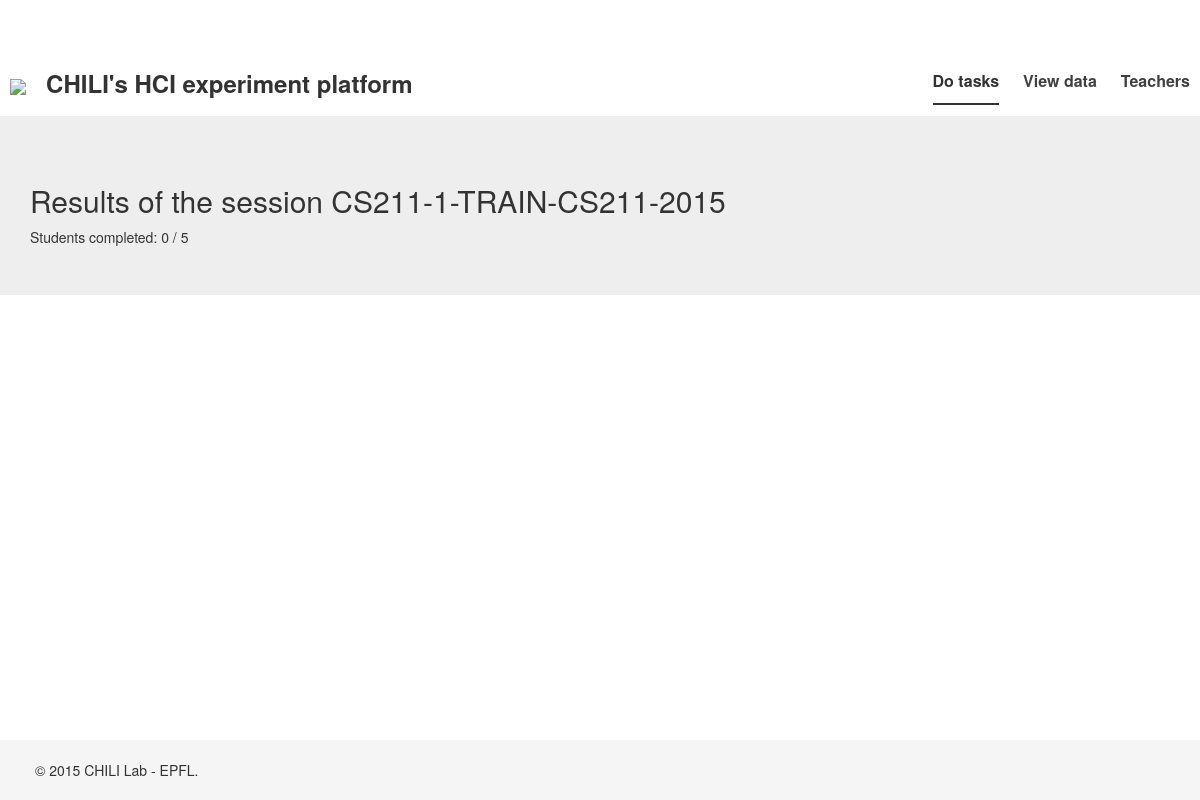
Before: /results/1/ (signed in) with the older database file.
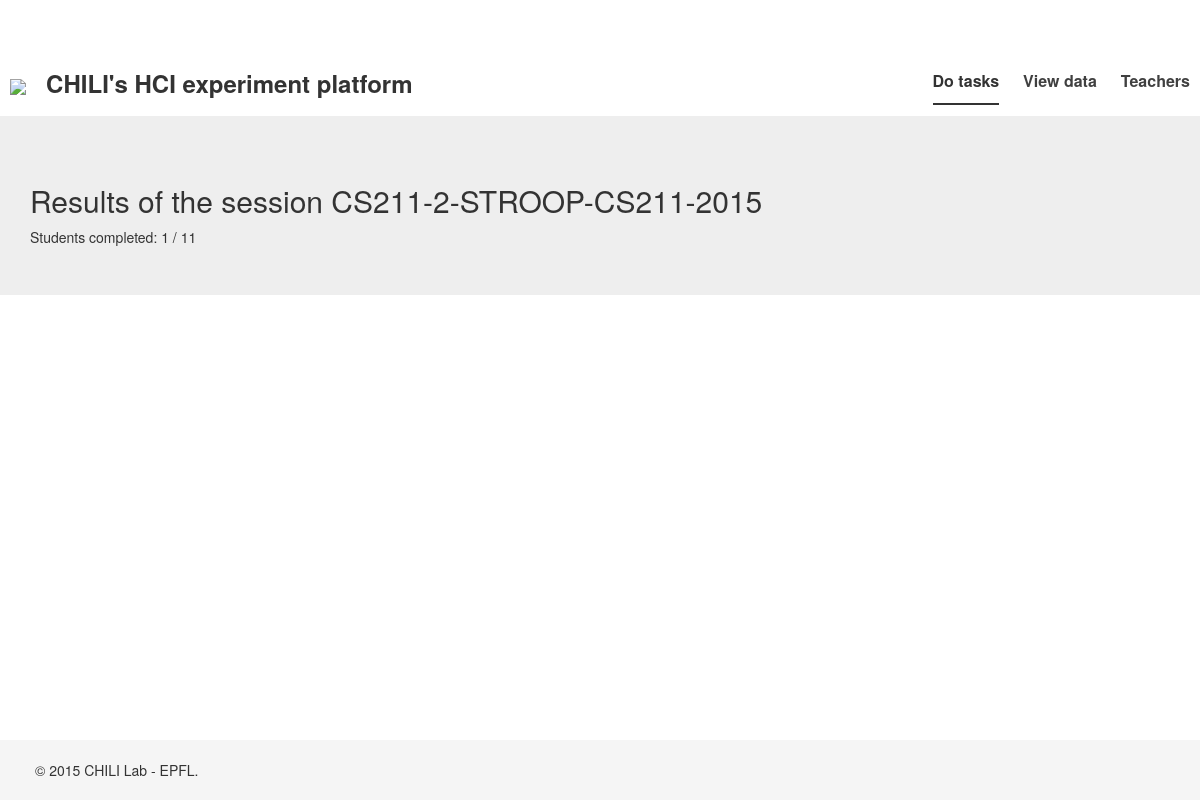
After: the same page with the newer database file.
### experiment/models.py (models this page shows, shortened)
class Session(models.Model):
    experiment = models.ForeignKey(Experiment)
    course = models.ForeignKey(Course)
    time = models.TimeField(auto_now_add=True)
    closed = models.BooleanField()
    def __str__(self):
        return self.experiment.slug.__str__() + "-" + self.course.__str__()
    def num_students(self):
        return self.user_set.all().count()
    def num_students_completed(self):
        return self.user_set.filter(completed=1).count()

class Experiment(models.Model):
    slug = models.CharField(max_length=50)
    name = models.CharField(max_length=50)

class Course(models.Model):
    slug = models.CharField(max_length=50)
    name = models.CharField(max_length=50)
    def __str__(self):
        return self.name.__str__()

### analytics/views.py (the view)
# urls.py: url(r'^results/(?P<id>\d+)/$', login_required(ResultsView.as_view()), name='results'),
class ResultsView(TemplateView):
    def get(self, request, *args, **kwargs):
        session = Session.objects.get(id = kwargs['id'])
        results = Result.objects.filter(user__in = session.user_set.all())
        ep = EXPERIMENT_CLASSES[session.experiment.slug]()
        processed_results = ep.process_results(results)
        context = {"results": processed_results, "session": session}
        return render(request, "analytics/generic.html", context)

### templates/analytics/generic.html (shortened to what this page needs)
{% extends "base.html" %}
{% load staticfiles %}
{% block content %}
    <div class="jumbotron">
      <div class="container">
	<h2>Results of the session {{ session }}</h2>
	Students completed: {{ session.num_students_completed }} / {{ session.num_students }}
      </div>
    </div>
{% endblock %}

Changed rows visible on the page:
changed Session: experiment+course "CS211-1-TRAIN-CS211-2015" → "CS211-2-STROOP-CS211-2015"; num_students_completed "0" → "1"; num_students "5" → "11"
